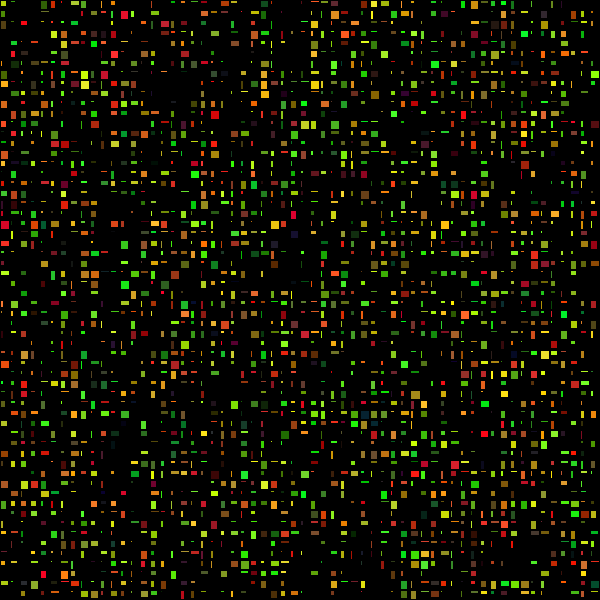
Frame 1 (no input)
Frame 60 (the mouse pressed at the canvas centre just before this capture): identical to frame 1, image omitted
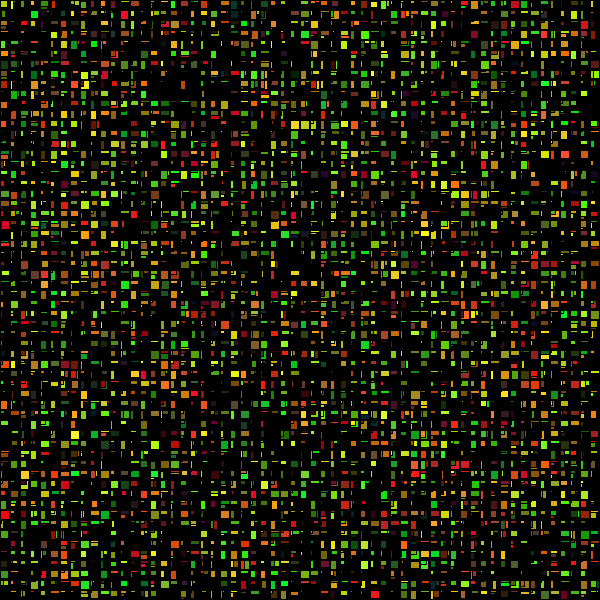
Frame 120 (the mouse held since frame 60 and released just before this capture)

The Processing sketch that drew these frames (run headless with seeded random() and noise(); from frame 60 on, the mouse is pressed at the canvas centre):

// Processing sketch: processing_46796
// ── processing_46796.pde

void setup() {
  size(600,600);
  background(0);
  strokeWeight(1);
  smooth();
}

void draw(){
  randomSeed(mouseX);
  
  for (int i=0; i<600; i+=10){
    for(int j=0; j<600; j+=10){
      
      fill(random(255), random(255), random(50));
      rect(i,j,random(10),random(10));
    }
  }  
}
